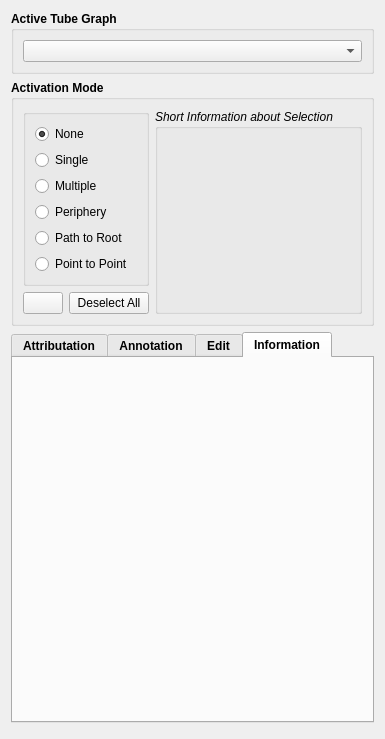
<?xml version="1.0" encoding="UTF-8"?>
<ui version="4.0">
 <class>QmitkTubeGraphViewControls</class>
 <widget class="QWidget" name="QmitkTubeGraphViewControls">
  <property name="geometry">
   <rect>
    <x>0</x>
    <y>0</y>
    <width>385</width>
    <height>739</height>
   </rect>
  </property>
  <property name="windowTitle">
   <string/>
  </property>
  <layout class="QVBoxLayout" name="verticalLayout_5">
   <item>
    <widget class="QGroupBox" name="activeNodeGroupBox">
     <property name="sizePolicy">
      <sizepolicy hsizetype="Expanding" vsizetype="Fixed">
       <horstretch>0</horstretch>
       <verstretch>0</verstretch>
      </sizepolicy>
     </property>
     <property name="font">
      <font>
       <weight>75</weight>
       <bold>true</bold>
      </font>
     </property>
     <property name="title">
      <string>Active Tube Graph</string>
     </property>
     <property name="flat">
      <bool>false</bool>
     </property>
     <property name="checkable">
      <bool>false</bool>
     </property>
     <layout class="QVBoxLayout" name="verticalLayout_3">
      <property name="sizeConstraint">
       <enum>QLayout::SetDefaultConstraint</enum>
      </property>
      <item>
       <widget class="QmitkDataStorageComboBox" name="activeGraphComboBox">
        <property name="sizePolicy">
         <sizepolicy hsizetype="Expanding" vsizetype="Fixed">
          <horstretch>0</horstretch>
          <verstretch>0</verstretch>
         </sizepolicy>
        </property>
       </widget>
      </item>
     </layout>
    </widget>
   </item>
   <item>
    <widget class="QGroupBox" name="activationGroupBox">
     <property name="sizePolicy">
      <sizepolicy hsizetype="Expanding" vsizetype="Fixed">
       <horstretch>0</horstretch>
       <verstretch>0</verstretch>
      </sizepolicy>
     </property>
     <property name="font">
      <font>
       <weight>75</weight>
       <bold>true</bold>
      </font>
     </property>
     <property name="title">
      <string>Activation Mode</string>
     </property>
     <layout class="QHBoxLayout" name="horizontalLayout_3">
      <item>
       <layout class="QVBoxLayout" name="verticalLayout_4">
        <item>
         <widget class="QGroupBox" name="activationModeGroupBox">
          <property name="sizePolicy">
           <sizepolicy hsizetype="Preferred" vsizetype="Expanding">
            <horstretch>0</horstretch>
            <verstretch>0</verstretch>
           </sizepolicy>
          </property>
          <property name="font">
           <font>
            <weight>50</weight>
            <bold>false</bold>
           </font>
          </property>
          <property name="title">
           <string/>
          </property>
          <property name="checkable">
           <bool>false</bool>
          </property>
          <layout class="QVBoxLayout" name="verticalLayout">
           <item>
            <widget class="QRadioButton" name="noneModeRadioButton">
             <property name="text">
              <string>None</string>
             </property>
             <property name="checked">
              <bool>true</bool>
             </property>
             <attribute name="buttonGroup">
              <string>buttonGroup</string>
             </attribute>
            </widget>
           </item>
           <item>
            <widget class="QRadioButton" name="singleModeRadioButton">
             <property name="text">
              <string>Single</string>
             </property>
             <attribute name="buttonGroup">
              <string>buttonGroup</string>
             </attribute>
            </widget>
           </item>
           <item>
            <widget class="QRadioButton" name="multipleModeRadioButton">
             <property name="text">
              <string>Multiple</string>
             </property>
             <attribute name="buttonGroup">
              <string>buttonGroup</string>
             </attribute>
            </widget>
           </item>
           <item>
            <widget class="QRadioButton" name="peripheryModeRadioButton">
             <property name="text">
              <string>Periphery</string>
             </property>
             <attribute name="buttonGroup">
              <string>buttonGroup</string>
             </attribute>
            </widget>
           </item>
           <item>
            <widget class="QRadioButton" name="rootModeRadioButton">
             <property name="text">
              <string>Path to Root</string>
             </property>
             <attribute name="buttonGroup">
              <string>buttonGroup</string>
             </attribute>
            </widget>
           </item>
           <item>
            <widget class="QRadioButton" name="pointModeRadioButton">
             <property name="text">
              <string>Point to Point</string>
             </property>
             <attribute name="buttonGroup">
              <string>buttonGroup</string>
             </attribute>
            </widget>
           </item>
          </layout>
         </widget>
        </item>
        <item>
         <layout class="QHBoxLayout" name="horizontalLayout">
          <item>
           <widget class="QPushButton" name="setRootButton">
            <property name="sizePolicy">
             <sizepolicy hsizetype="Minimum" vsizetype="Minimum">
              <horstretch>0</horstretch>
              <verstretch>0</verstretch>
             </sizepolicy>
            </property>
            <property name="toolTip">
             <string>&lt;!DOCTYPE HTML PUBLIC &quot;-//W3C//DTD HTML 4.0//EN&quot; &quot;http://www.w3.org/TR/REC-html40/strict.dtd&quot;&gt;
&lt;html&gt;&lt;head&gt;&lt;meta name=&quot;qrichtext&quot; content=&quot;1&quot; /&gt;&lt;style type=&quot;text/css&quot;&gt;
p, li { white-space: pre-wrap; }
&lt;/style&gt;&lt;/head&gt;&lt;body style=&quot; font-family:'MS Shell Dlg 2'; font-size:8.25pt; font-weight:400; font-style:normal;&quot;&gt;
&lt;p style=&quot; margin-top:0px; margin-bottom:0px; margin-left:0px; margin-right:0px; -qt-block-indent:0; text-indent:0px;&quot;&gt;&lt;span style=&quot; font-size:8pt;&quot;&gt;Enable to select a new root with &lt;/span&gt;&lt;span style=&quot; font-size:8pt; font-weight:600;&quot;&gt;left mouse click&lt;/span&gt;&lt;span style=&quot; font-size:8pt;&quot;&gt; in the image.&lt;/span&gt;&lt;/p&gt;&lt;/body&gt;&lt;/html&gt;</string>
            </property>
            <property name="text">
             <string/>
            </property>
            <property name="icon">
             <iconset>
              <normaloff>:/QmitkExt/icon_seedpoint.png</normaloff>:/QmitkExt/icon_seedpoint.png</iconset>
            </property>
            <property name="checkable">
             <bool>true</bool>
            </property>
            <property name="flat">
             <bool>false</bool>
            </property>
           </widget>
          </item>
          <item>
           <widget class="QPushButton" name="deselectAllButton">
            <property name="font">
             <font>
              <weight>50</weight>
              <bold>false</bold>
             </font>
            </property>
            <property name="text">
             <string>Deselect All</string>
            </property>
           </widget>
          </item>
         </layout>
        </item>
       </layout>
      </item>
      <item>
       <widget class="QGroupBox" name="shortInformationGroupBox">
        <property name="sizePolicy">
         <sizepolicy hsizetype="Expanding" vsizetype="Expanding">
          <horstretch>0</horstretch>
          <verstretch>0</verstretch>
         </sizepolicy>
        </property>
        <property name="font">
         <font>
          <weight>50</weight>
          <italic>true</italic>
          <bold>false</bold>
         </font>
        </property>
        <property name="title">
         <string>Short Information about Selection</string>
        </property>
        <layout class="QVBoxLayout" name="verticalLayout_9">
         <item>
          <widget class="QLabel" name="shortInformationLabel">
           <property name="font">
            <font>
             <italic>false</italic>
            </font>
           </property>
           <property name="text">
            <string/>
           </property>
           <property name="alignment">
            <set>Qt::AlignLeading|Qt::AlignLeft|Qt::AlignTop</set>
           </property>
          </widget>
         </item>
        </layout>
       </widget>
      </item>
     </layout>
    </widget>
   </item>
   <item>
    <widget class="QTabWidget" name="tubeGraphTabWidget">
     <property name="enabled">
      <bool>true</bool>
     </property>
     <property name="sizePolicy">
      <sizepolicy hsizetype="Expanding" vsizetype="Expanding">
       <horstretch>0</horstretch>
       <verstretch>0</verstretch>
      </sizepolicy>
     </property>
     <property name="font">
      <font>
       <weight>75</weight>
       <bold>true</bold>
      </font>
     </property>
     <property name="contextMenuPolicy">
      <enum>Qt::DefaultContextMenu</enum>
     </property>
     <property name="autoFillBackground">
      <bool>true</bool>
     </property>
     <property name="locale">
      <locale language="English" country="UnitedStates"/>
     </property>
     <property name="tabShape">
      <enum>QTabWidget::Rounded</enum>
     </property>
     <property name="currentIndex">
      <number>3</number>
     </property>
     <widget class="QWidget" name="attributationTab">
      <attribute name="title">
       <string>Attributation</string>
      </attribute>
      <layout class="QVBoxLayout" name="verticalLayout_2">
       <item>
        <widget class="QToolBox" name="toolBox">
         <widget class="QWidget" name="page">
          <property name="geometry">
           <rect>
            <x>0</x>
            <y>0</y>
            <width>343</width>
            <height>282</height>
           </rect>
          </property>
          <attribute name="label">
           <string/>
          </attribute>
         </widget>
         <widget class="QWidget" name="page_2">
          <property name="geometry">
           <rect>
            <x>0</x>
            <y>0</y>
            <width>98</width>
            <height>28</height>
           </rect>
          </property>
          <attribute name="label">
           <string/>
          </attribute>
         </widget>
        </widget>
       </item>
       <item>
        <layout class="QHBoxLayout" name="horizontalLayout_2">
         <item>
          <widget class="QPushButton" name="addLabelGroupButton">
           <property name="sizePolicy">
            <sizepolicy hsizetype="Fixed" vsizetype="Fixed">
             <horstretch>0</horstretch>
             <verstretch>0</verstretch>
            </sizepolicy>
           </property>
           <property name="text">
            <string>+</string>
           </property>
          </widget>
         </item>
         <item>
          <widget class="QPushButton" name="removeLabelGroupButton">
           <property name="sizePolicy">
            <sizepolicy hsizetype="Fixed" vsizetype="Fixed">
             <horstretch>0</horstretch>
             <verstretch>0</verstretch>
            </sizepolicy>
           </property>
           <property name="text">
            <string>-</string>
           </property>
          </widget>
         </item>
        </layout>
       </item>
      </layout>
     </widget>
     <widget class="QWidget" name="annotationTab">
      <attribute name="title">
       <string>Annotation</string>
      </attribute>
      <layout class="QVBoxLayout" name="verticalLayout_6">
       <item>
        <widget class="QTableWidget" name="annotationsTableWidget">
         <property name="enabled">
          <bool>true</bool>
         </property>
         <property name="font">
          <font>
           <family>MS Shell Dlg 2</family>
           <kerning>true</kerning>
          </font>
         </property>
         <property name="frameShape">
          <enum>QFrame::WinPanel</enum>
         </property>
         <property name="dragEnabled">
          <bool>false</bool>
         </property>
         <property name="selectionBehavior">
          <enum>QAbstractItemView::SelectRows</enum>
         </property>
         <property name="showGrid">
          <bool>true</bool>
         </property>
         <column>
          <property name="text">
           <string>Name</string>
          </property>
         </column>
         <column>
          <property name="text">
           <string>Description</string>
          </property>
         </column>
         <column>
          <property name="text">
           <string>Tube</string>
          </property>
         </column>
        </widget>
       </item>
       <item>
        <layout class="QHBoxLayout" name="horizontalLayout_4">
         <item>
          <widget class="QPushButton" name="addAnnotationButton">
           <property name="text">
            <string>+</string>
           </property>
          </widget>
         </item>
         <item>
          <widget class="QPushButton" name="deleteAnnotationButton">
           <property name="text">
            <string>--</string>
           </property>
          </widget>
         </item>
        </layout>
       </item>
      </layout>
     </widget>
     <widget class="QWidget" name="editTab">
      <attribute name="title">
       <string>Edit</string>
      </attribute>
      <layout class="QVBoxLayout" name="verticalLayout_7">
       <item>
        <widget class="QLabel" name="editDescriptionLabel">
         <property name="text">
          <string>Please select the region you want to interact with!</string>
         </property>
        </widget>
       </item>
       <item>
        <spacer name="verticalSpacer_2">
         <property name="orientation">
          <enum>Qt::Vertical</enum>
         </property>
         <property name="sizeType">
          <enum>QSizePolicy::Fixed</enum>
         </property>
         <property name="sizeHint" stdset="0">
          <size>
           <width>20</width>
           <height>20</height>
          </size>
         </property>
        </spacer>
       </item>
       <item>
        <widget class="QPushButton" name="editSelectionNewButton">
         <property name="text">
          <string>Connect</string>
         </property>
        </widget>
       </item>
       <item>
        <spacer name="verticalSpacer_5">
         <property name="orientation">
          <enum>Qt::Vertical</enum>
         </property>
         <property name="sizeType">
          <enum>QSizePolicy::Fixed</enum>
         </property>
         <property name="sizeHint" stdset="0">
          <size>
           <width>20</width>
           <height>40</height>
          </size>
         </property>
        </spacer>
       </item>
       <item>
        <widget class="QPushButton" name="editSelectionSeperateButton">
         <property name="text">
          <string>Seperate</string>
         </property>
        </widget>
       </item>
       <item>
        <widget class="QPushButton" name="editSelectionDeleteButton">
         <property name="text">
          <string>Delete</string>
         </property>
        </widget>
       </item>
       <item>
        <spacer name="verticalSpacer_3">
         <property name="orientation">
          <enum>Qt::Vertical</enum>
         </property>
         <property name="sizeHint" stdset="0">
          <size>
           <width>20</width>
           <height>40</height>
          </size>
         </property>
        </spacer>
       </item>
      </layout>
     </widget>
     <widget class="QWidget" name="informationTab">
      <attribute name="title">
       <string>Information</string>
      </attribute>
      <layout class="QVBoxLayout" name="verticalLayout_8">
       <item>
        <widget class="QLabel" name="informationLabel">
         <property name="text">
          <string/>
         </property>
        </widget>
       </item>
       <item>
        <spacer name="verticalSpacer_4">
         <property name="orientation">
          <enum>Qt::Vertical</enum>
         </property>
         <property name="sizeHint" stdset="0">
          <size>
           <width>20</width>
           <height>345</height>
          </size>
         </property>
        </spacer>
       </item>
      </layout>
     </widget>
    </widget>
   </item>
   <item>
    <spacer name="verticalSpacer">
     <property name="orientation">
      <enum>Qt::Vertical</enum>
     </property>
     <property name="sizeType">
      <enum>QSizePolicy::Preferred</enum>
     </property>
     <property name="sizeHint" stdset="0">
      <size>
       <width>20</width>
       <height>20</height>
      </size>
     </property>
    </spacer>
   </item>
  </layout>
 </widget>
 <customwidgets>
  <customwidget>
   <class>QmitkDataStorageComboBox</class>
   <extends>QComboBox</extends>
   <header location="global">QmitkDataStorageComboBox.h</header>
  </customwidget>
 </customwidgets>
 <resources/>
 <connections/>
 <slots>
  <slot>OnActivationModeChanged()</slot>
 </slots>
 <buttongroups>
  <buttongroup name="buttonGroup"/>
 </buttongroups>
</ui>
